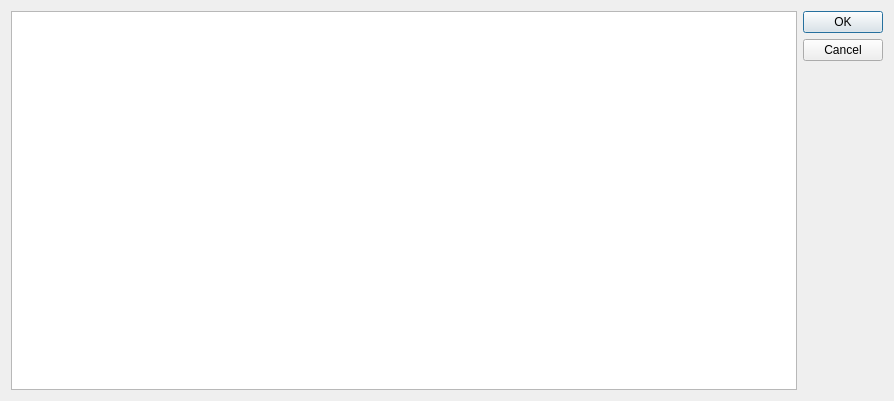
<?xml version="1.0" encoding="UTF-8"?>
<ui version="4.0">
 <class>UsList</class>
 <widget class="QDialog" name="UsList">
  <property name="geometry">
   <rect>
    <x>0</x>
    <y>0</y>
    <width>894</width>
    <height>401</height>
   </rect>
  </property>
  <property name="windowTitle">
   <string>Dialog</string>
  </property>
  <layout class="QHBoxLayout" name="horizontalLayout">
   <item>
    <widget class="QListWidget" name="listWidget"/>
   </item>
   <item>
    <widget class="QDialogButtonBox" name="buttonBox">
     <property name="orientation">
      <enum>Qt::Vertical</enum>
     </property>
     <property name="standardButtons">
      <set>QDialogButtonBox::Cancel|QDialogButtonBox::Ok</set>
     </property>
    </widget>
   </item>
  </layout>
 </widget>
 <resources/>
 <connections>
  <connection>
   <sender>buttonBox</sender>
   <signal>accepted()</signal>
   <receiver>UsList</receiver>
   <slot>accept()</slot>
   <hints>
    <hint type="sourcelabel">
     <x>248</x>
     <y>254</y>
    </hint>
    <hint type="destinationlabel">
     <x>157</x>
     <y>274</y>
    </hint>
   </hints>
  </connection>
  <connection>
   <sender>buttonBox</sender>
   <signal>rejected()</signal>
   <receiver>UsList</receiver>
   <slot>reject()</slot>
   <hints>
    <hint type="sourcelabel">
     <x>316</x>
     <y>260</y>
    </hint>
    <hint type="destinationlabel">
     <x>286</x>
     <y>274</y>
    </hint>
   </hints>
  </connection>
 </connections>
</ui>
